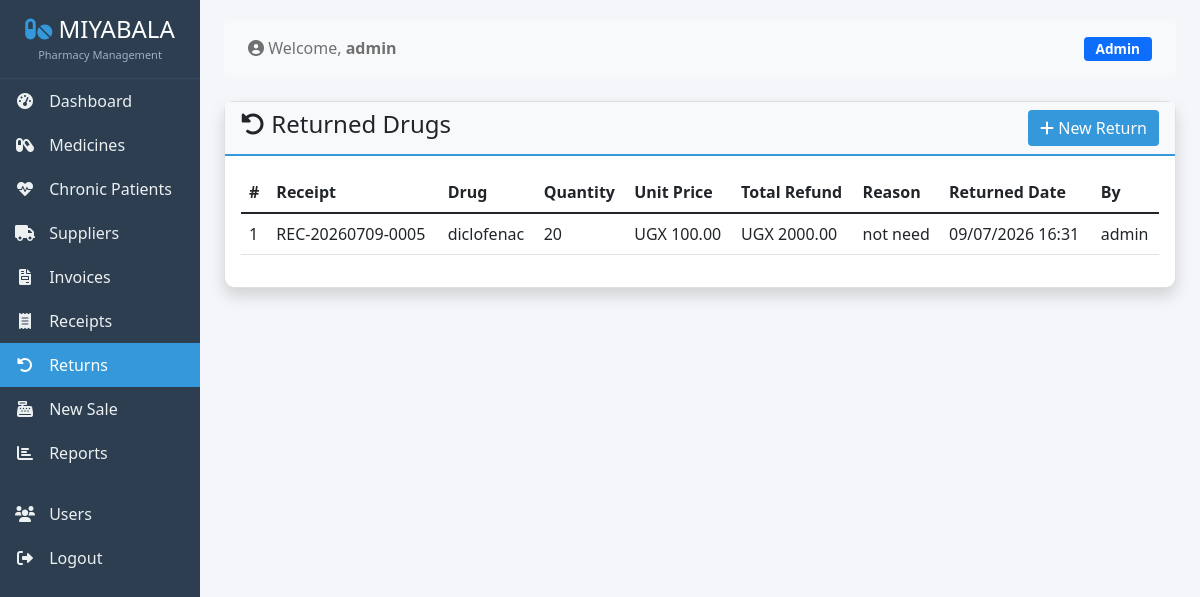
The app's page /returns/ (signed in) with its own data.
### stock/models.py (models this page shows, shortened)
class ReturnedDrug(models.Model):
    receipt = models.ForeignKey(Receipt, on_delete=models.CASCADE, related_name='returns')
    drug = models.ForeignKey(Drug, on_delete=models.PROTECT, related_name='returns')
    quantity = models.PositiveIntegerField()
    unit_price = models.DecimalField(max_digits=10, decimal_places=2)
    total_refund = models.DecimalField(max_digits=12, decimal_places=2)
    reason = models.TextField(blank=True, null=True)
    returned_date = models.DateTimeField(auto_now_add=True)
    created_by = models.ForeignKey(User, on_delete=models.SET_NULL, null=True, related_name='returns_created')
    class Meta:
        ordering = ['-returned_date']
        verbose_name_plural = "Returned Drugs"

class Receipt(models.Model):
    receipt_number = models.CharField(max_length=50, unique=True)
    sale = models.ForeignKey(Sale, on_delete=models.CASCADE, related_name='receipts', null=True, blank=True)
    customer_name = models.CharField(max_length=200, blank=True, null=True)
    customer_phone = models.CharField(max_length=20, blank=True, null=True)
    total_amount = models.DecimalField(max_digits=12, decimal_places=2, default=0)
    amount_paid = models.DecimalField(max_digits=12, decimal_places=2, default=0)
    change_due = models.DecimalField(max_digits=12, decimal_places=2, default=0)
    payment_method = models.CharField(max_length=50, default='cash')
    items = models.JSONField(default=list)  # Store items as JSON
    created_at = models.DateTimeField(auto_now_add=True)
    created_by = models.ForeignKey(User, on_delete=models.SET_NULL, null=True, related_name='receipts_created')
    is_printed = models.BooleanField(default=False)
    printed_at = models.DateTimeField(null=True, blank=True)
    class Meta:
        ordering = ['-created_at']
        indexes = [
            models.Index(fields=['receipt_number']),
            models.Index(fields=['created_at']),
        ]

class Drug(models.Model):
    DOSAGE_CHOICES = [
        ('tablet', 'Tablet'),
        ('capsules', 'Capsules'),
        ('injection', 'Injection'),
        ('syrup', 'Syrup'),
        ('suspension', 'Suspension'),
        ('drops', 'Drops'),
        ('ointment', 'Ointment'),
        ('cream', 'Cream'),
        ('jerry', 'Jerry'),
        ('oil', 'Oil'),
        ('spray', 'Spray'),
        ('gel', 'Gel'),
        ('powder', 'Powder'),
        ('liquid', 'Liquid'),
        ('balm', 'Balm'),
    ]
    name = models.CharField(max_length=200)
    generic_name = models.CharField(max_length=200, blank=True, null=True)
    brand = models.CharField(max_length=100, blank=True, null=True)
    description = models.TextField(blank=True, null=True)
    dosage = models.CharField(
        max_length=50,
        choices=DOSAGE_CHOICES,
        default='tablet',
        blank=True,
        null=True,
        help_text="Select the dosage form"
    )
    strength = models.CharField(
        max_length=100,
        blank=True,
        null=True,
        help_text="e.g., 500mg, 10mg/5ml"
    )
    category = models.ForeignKey(Category, on_delete=models.SET_NULL, null=True, related_name='drugs')
    supplier = models.ForeignKey(Supplier, on_delete=models.SET_NULL, null=True, related_name='drugs')
    cost_price = models.DecimalField(max_digits=10, decimal_places=2, default=0)
    selling_price = models.DecimalField(max_digits=10, decimal_places=2, default=0)
    stock_quantity = models.PositiveIntegerField(default=0)
    reorder_level = models.PositiveIntegerField(default=10)
    max_stock_level = models.PositiveIntegerField(default=100, blank=True, null=True)
    expiry_date = models.DateField(blank=True, null=True)
    batch_no = models.CharField(max_length=50, blank=True, null=True, help_text="Batch/Lot number")
    barcode = models.CharField(max_length=100, blank=True, null=True, unique=True)
    is_active = models.BooleanField(default=True)
    pack_size = models.PositiveIntegerField(
        default=0,
        help_text="Number of units per packet"
    )
    markup_percentage = models.DecimalField(
        max_digits=5,
        decimal_places=2,
        default=50.00,
        help_text="Default 50% (1.5x cost price)"
    )
    created_at = models.DateTimeField(auto_now_add=True)
    updated_at = models.DateTimeField(auto_now=True)
    created_by = models.ForeignKey(User, on_delete=models.SET_NULL, null=True, related_name="drugs_created")
    class Meta:
        ordering = ["name"]
        indexes = [
            models.Index(fields=["name"]),
            models.Index(fields=["batch_no"]),
            models.Index(fields=["expiry_date"]),
        ]

### stock/views.py (the view)
# urls.py: path('returns/', views.return_list, name='return_list'),
@login_required
def return_list(request):
    returns = ReturnedDrug.objects.all().select_related('receipt', 'drug', 'created_by').order_by('-returned_date')
    return render(request, 'stock/return_list.html', {'returns': returns})

### stock/templates/stock/return_list.html (shortened to what this page needs)
{% extends 'stock/base.html' %}
{% load static %}
{% block content %}
<div class="row">
    <div class="col-12">
        <div class="card shadow">
            <div class="card-header d-flex justify-content-between align-items-center">
                <h4><i class="fas fa-undo-alt"></i> Returned Drugs</h4>
                <a href="{% url 'stock:return_create' %}" class="btn btn-primary">
                    <i class="fas fa-plus"></i> New Return
                </a>
            </div>
            <div class="card-body">
                <div class="table-responsive">
                    <table class="table table-hover">
                        <thead>
                            <tr>
                                <th>#</th>
                                <th>Receipt</th>
                                <th>Drug</th>
                                <th>Quantity</th>
                                <th>Unit Price</th>
                                <th>Total Refund</th>
                                <th>Reason</th>
                                <th>Returned Date</th>
                                <th>By</th>
                            </tr>
                        </thead>
                        <tbody>
                            {% for return in returns %}
                            <tr>
                                <td>{{ forloop.counter }}</td>
                                <td>{{ return.receipt.receipt_number }}</td>
                                <td>{{ return.drug.name }}</td>
                                <td>{{ return.quantity }}</td>
                                <td>UGX {{ return.unit_price|floatformat:2 }}</td>
                                <td>UGX {{ return.total_refund|floatformat:2 }}</td>
                                <td>{{ return.reason|default:"-" }}</td>
                                <td>{{ return.returned_date|date:"d/m/Y H:i" }}</td>
                                <td>{{ return.created_by.username }}</td>
                            </tr>
                            {% empty %}
                            <tr>
                                <td colspan="9" class="text-center">No returns recorded yet.</td>
                            </tr>
                            {% endfor %}
                        </tbody>
                    </table>
                </div>
            </div>
        </div>
    </div>
</div>
{% endblock %}

### stock/templates/stock/base.html (shortened to what this page needs)
<!DOCTYPE html>
<html lang="en">
<head>
    <link href="https://cdn.jsdelivr.net/npm/bootstrap@5.1.3/dist/css/bootstrap.min.css" rel="stylesheet">
    <link rel="stylesheet" href="https://cdnjs.cloudflare.com/ajax/libs/font-awesome/6.0.0-beta3/css/all.min.css">
</head>
<body>
    <div class="container-fluid">
        <div class="row">
            <nav class="col-md-2 col-lg-2 d-md-block sidebar p-0">
                <div class="position-sticky">
                    <div class="sidebar-brand">
                        <h4><i class="fas fa-pills"></i> MIYABALA</h4>
                        <small>Pharmacy Management</small>
                    </div>
                    <ul class="nav flex-column">
                        <li class="nav-item">
                            <a class="nav-link {% if request.resolver_match.url_name == 'dashboard' %}active{% endif %}" href="{% url 'stock:dashboard' %}">
                                <i class="fas fa-tachometer-alt"></i> Dashboard
                            </a>
                        </li>
                        {% with user_groups=user.groups.all|join:',' %}
                            {% if user.is_superuser or 'admin' in user_groups or 'manager' in user_groups %}
                                <li class="nav-item">
                                    <a class="nav-link {% if 'drug' in request.resolver_match.url_name %}active{% endif %}" href="{% url 'stock:drug_list' %}">
                                        <i class="fas fa-capsules"></i> Medicines
                                    </a>
                                </li>
                            {% endif %}
                        {% endwith %}
                        <li class="nav-item">
                            <a class="nav-link {% if 'patient' in request.resolver_match.url_name %}active{% endif %}" href="{% url 'stock:patient_list' %}">
                                <i class="fas fa-heartbeat"></i> Chronic Patients
                            </a>
                        </li>
                        <li class="nav-item">
                            <a class="nav-link {% if 'supplier' in request.resolver_match.url_name %}active{% endif %}" href="{% url 'stock:supplier_list' %}">
                                <i class="fas fa-truck"></i> Suppliers
                            </a>
                        </li>
                        <li class="nav-item">
                            <a class="nav-link {% if 'invoice' in request.resolver_match.url_name %}active{% endif %}" href="{% url 'stock:invoice_list' %}">
                                <i class="fas fa-file-invoice"></i> Invoices
                            </a>
                        </li>
                        <li class="nav-item">
                            <a class="nav-link {% if 'receipt' in request.resolver_match.url_name %}active{% endif %}" href="{% url 'stock:receipt_list' %}">
                                <i class="fas fa-receipt"></i> Receipts
                            </a>
                        </li>
                        <li class="nav-item">
                            <a class="nav-link {% if 'return' in request.resolver_match.url_name %}active{% endif %}" href="{% url 'stock:return_list' %}">
                                <i class="fas fa-undo-alt"></i> Returns
                            </a>
                        </li>
                        <li class="nav-item">
                            <a class="nav-link {% if 'create_sale' in request.resolver_match.url_name %}active{% endif %}" href="{% url 'stock:create_sale' %}">
                                <i class="fas fa-cash-register"></i> New Sale
                            </a>
                        </li>
                        <li class="nav-item">
                            <a class="nav-link {% if 'reports' in request.resolver_match.url_name %}active{% endif %}" href="{% url 'stock:reports_dashboard' %}">
                                <i class="fas fa-chart-bar"></i> Reports
                            </a>
                        </li>
                        <li><hr class="nav-divider"></li>
                        {% with user_groups=user.groups.all|join:',' %}
                            {% if user.is_superuser or 'admin' in user_groups or 'manager' in user_groups %}
                                <li class="nav-item">
                                    <a class="nav-link {% if 'user' in request.resolver_match.url_name %}active{% endif %}" href="{% url 'stock:user_list' %}">
                                        <i class="fas fa-users"></i> Users
                                    </a>
                                </li>
                            {% endif %}
                        {% endwith %}
                        <li class="nav-item">
                            <a class="nav-link" href="{% url 'stock:logout' %}">
                                <i class="fas fa-sign-out-alt"></i> Logout
                            </a>
                        </li>
                    </ul>
                </div>
            </nav>
            <main class="col-md-10 col-lg-10 ms-sm-auto px-md-4 main-content">
                <nav class="navbar navbar-light bg-light rounded mb-4">
                    <div class="container-fluid">
                        <span class="navbar-text">
                            <i class="fas fa-user-circle"></i> Welcome, <strong>{{ user.username }}</strong>
                        </span>
                        <span class="navbar-text">
                            <span class="badge {% if user.is_superuser %}bg-primary{% else %}bg-secondary{% endif %}">
                                {{ user.is_superuser|yesno:"Admin,Staff" }}
                            </span>
                        </span>
                    </div>
                </nav>
                {% block content %}{% endblock %}
            </main>
        </div>
    </div>
</body>
</html>

### stock/templates/stock/base.html (style rules this page uses)
body { background: #f4f6f9; }
.sidebar { min-height: 100vh; background: #2c3e50; color: white; }
.sidebar .nav-link { color: #ecf0f1; padding: 10px 15px; border-radius: 0; transition: all 0.3s; }
.sidebar .nav-link.active { background: #3498db; color: white; }
.sidebar .nav-link i { margin-right: 10px; width: 20px; text-align: center; }
.sidebar-brand { padding: 15px; text-align: center; border-bottom: 1px solid #34495e; }
.sidebar-brand h4 { margin: 0; color: white; }
.sidebar-brand h4 i { color: #3498db; }
.sidebar-brand small { display: block; color: #a0aec0; font-size: 11px; margin-top: 3px; }
.sidebar .nav-divider { border-top: 1px solid #34495e; margin: 8px 15px; }
.main-content { padding: 20px; }
.card { border-radius: 10px; box-shadow: 0 2px 10px rgba(0,0,0,0.1); }
.card-header { background: #f8f9fa; border-bottom: 2px solid #3498db; }
.btn-primary { background: #3498db; border: none; }
.badge { font-size: 0.85rem; padding: 5px 12px; }

### records on screen
ReturnedDrug: receipt.receipt_number "REC-20260709-0005", drug.name "diclofenac", quantity "20", unit_price "100.00", total_refund "2000.00", reason "not need", returned_date "09/07/2026 16:31", created_by.username "admin"

### other values on screen
{{ user.username }} "admin"
{{ user.is_superuser|yesno:"Admin,Staff" }} "Admin"
